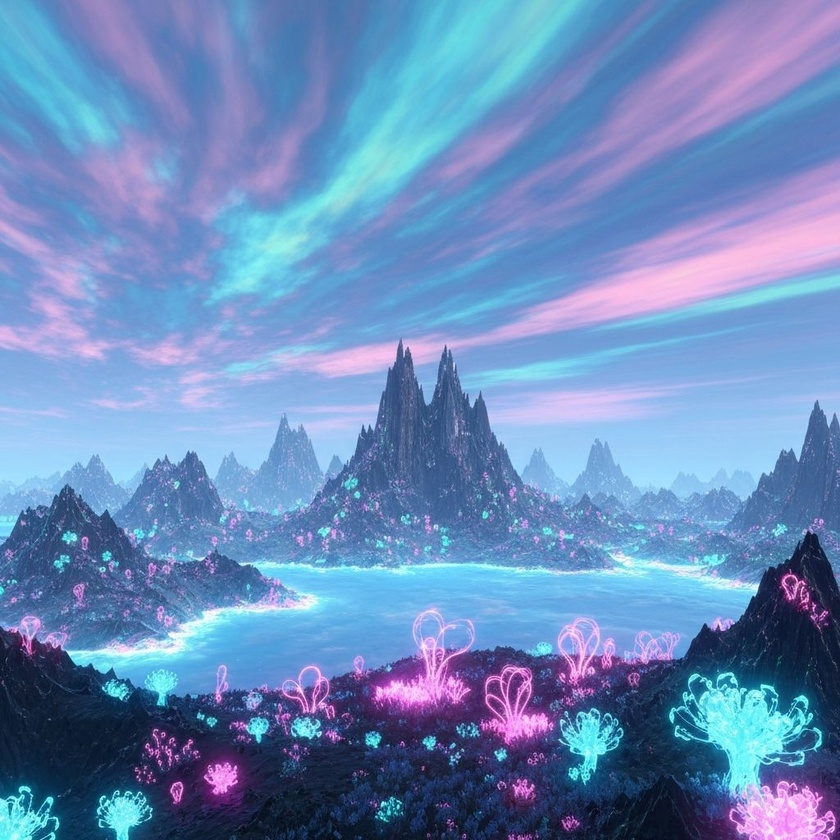
#> input picture ai-generated-landscape.jpg, 840 x 840 px, shrunk from 1024 x 1024 before the run
$ python -i frequency_analyzer.py   (imports and definitions only)   (older library calls are emulated)
#> lines starting #> are read from the running program, lines starting #| are printed output that depends on the picture
### backend/utils/forensics_utils.py
import numpy as np
from PIL import Image
import cv2


# [6 lines left out: function create_ring_mask, not called in this run]


def convert_to_frequency_domain(image):
    """Convert image to frequency domain using FFT"""
    if isinstance(image, Image.Image):
        image = np.array(image.convert('L'))
    elif len(image.shape) == 3:
        image = cv2.cvtColor(image, cv2.COLOR_RGB2GRAY)

    f_transform = np.fft.fft2(image)
    f_shift = np.fft.fftshift(f_transform)
    magnitude_spectrum = np.abs(f_shift)

    return magnitude_spectrum


def apply_dct(image):
    """Apply Discrete Cosine Transform"""
    if isinstance(image, Image.Image):
        image = np.array(image.convert('L'))
    elif len(image.shape) == 3:
        image = cv2.cvtColor(image, cv2.COLOR_RGB2GRAY)

    image_float = np.float32(image)
    dct = cv2.dct(image_float)

    return dct


# [96 lines left out: functions apply_ela, extract_image_patches, normalize_score, compute_image_statistics, detect_blur, analyze_color_histogram, not called in this run]

### backend/models/frequency_analyzer.py
import numpy as np
from PIL import Image
import cv2
from scipy import fftpack
from utils.forensics_utils import convert_to_frequency_domain, apply_dct


def analyze_frequency_domain(image):
#> called with image = '../../ai-generated-landscape.jpg'
    try:
        if isinstance(image, str):
            image = Image.open(image).convert('RGB')
#> image is the input picture: PIL image 840x840 RGB; mean R, G, B 107.4, 139.6, 187.1
        elif isinstance(image, Image.Image):
            image = image.convert('RGB')

        fft_score = compute_fft_score_rgb(image)
        dct_score = compute_dct_score(image)
        high_freq_score = detect_high_frequency_anomalies(image)

        final_score = (fft_score * 0.35) + (dct_score * 0.35) + (high_freq_score * 0.30)

        return {
            'score': float(final_score),
            'fft_score': float(fft_score),
            'dct_score': float(dct_score),
            'high_freq_score': float(high_freq_score),
            'fft_anomaly': bool(fft_score > 0.6),
            'dct_anomaly': bool(dct_score > 0.6)
        }

    except Exception as e:
        print(f"Frequency analysis error: {e}")
        return {
            'score': 0.5,
            'fft_score': 0.5,
            'dct_score': 0.5,
            'high_freq_score': 0.5,
            'fft_anomaly': False,
            'dct_anomaly': False,
            'error': str(e)
        }


def compute_fft_score_rgb(image):
    img_array = np.array(image)

    channel_scores = []
    channel_patterns = []

    for channel_idx in range(3):
        channel = img_array[:, :, channel_idx]
        magnitude_spectrum = convert_to_frequency_domain(channel)

        h, w = magnitude_spectrum.shape
        center_h, center_w = h // 2, w // 2

        ring_energies = []
        radii = [10, 30, 50, 70, 90]

        for radius in radii:
            ring_mask = create_ring_mask(h, w, center_h, center_w, radius, thickness=10)
            ring_energy = np.sum(magnitude_spectrum * ring_mask)
            ring_energies.append(ring_energy)

        if len(ring_energies) > 1:
            energy_gradient = np.diff(ring_energies)
            energy_variance = np.std(energy_gradient) / (np.mean(ring_energies) + 1e-10)
            channel_score = min(energy_variance * 3.0, 1.0)
        else:
            channel_score = 0.5

        channel_scores.append(channel_score)
        channel_patterns.append(ring_energies)
#> this loop made 3 passes
#> pass 1, in compute_fft_score_rgb, `channel = img_array[:, :, channel_idx]`:
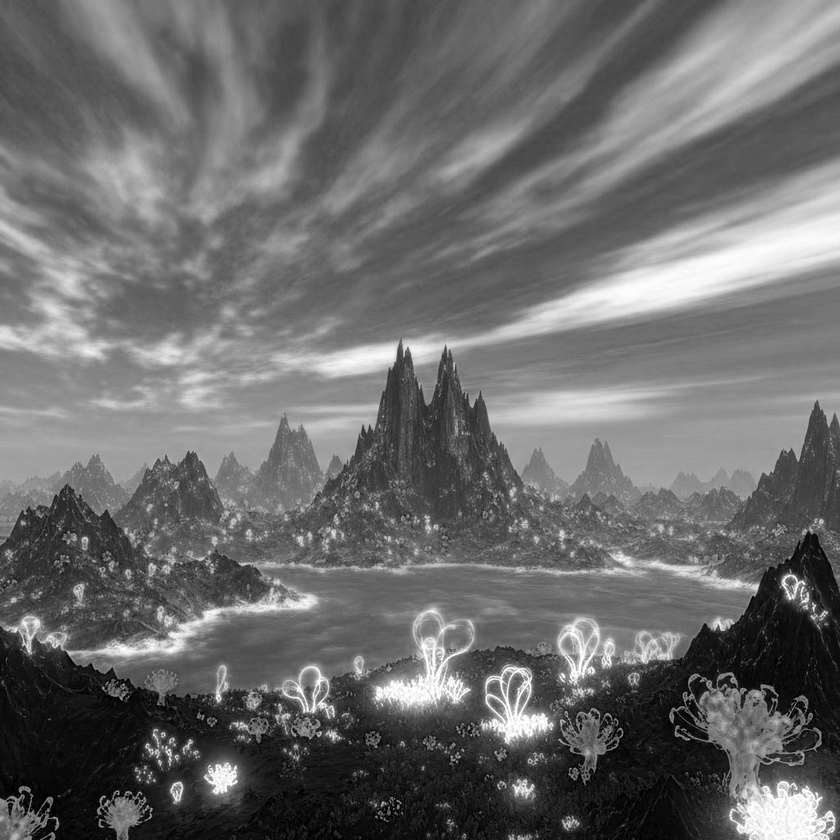
#> channel: shape (840, 840); min 0, max 255, mean 107.4
#> pass 2, in compute_fft_score_rgb, `channel = img_array[:, :, channel_idx]`:
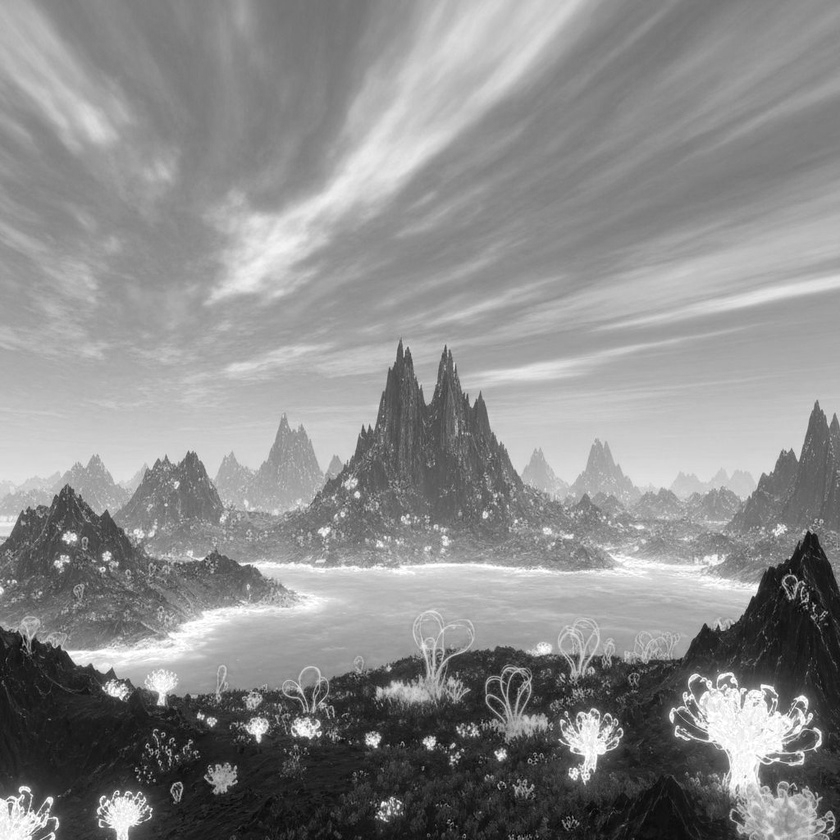
#> channel: shape (840, 840); min 0, max 255, mean 139.6
#> after the loop:
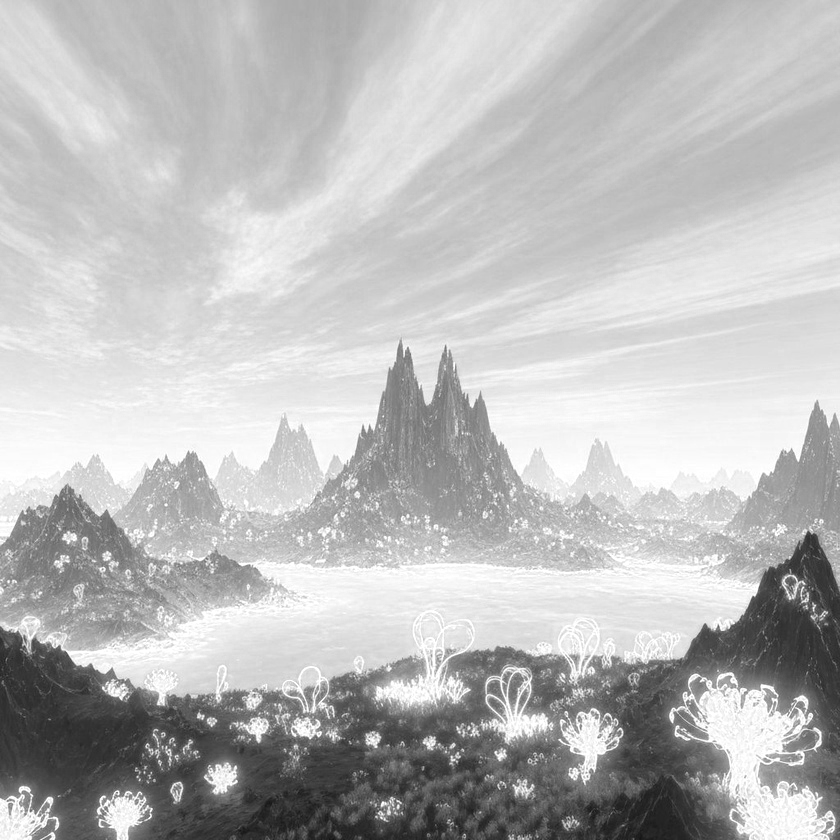
#> channel: shape (840, 840); min 19, max 255, mean 187.1
#> after the loop, channel_patterns = [[299566016.5, 210615067, 181462546.6, 168760001, 161528322.8], [279831292.4, 201290141.7, 167551401.5, 159426068.1, 156708940], [266935335.1, 182442412.7, 155786717.4, 150785624.3, 149845909.8]]; channel_scores = [0.476, 0.466, 0.552]

    channel_correlation = np.corrcoef(channel_patterns)
#> channel_correlation = [[1, 0.998, 0.995], [0.998, 1, 0.997], [0.995, 0.997, 1]]
    avg_correlation = np.mean([channel_correlation[0,1], channel_correlation[0,2], channel_correlation[1,2]])
#> avg_correlation = 0.997

    correlation_score = 1.0 - avg_correlation if avg_correlation > 0 else 0.7
#> correlation_score = 0.00323

    avg_channel_score = np.mean(channel_scores)
#> avg_channel_score = 0.498
    channel_variance = np.var(channel_scores)
#> channel_variance = 0.00148

    final_score = (avg_channel_score * 0.5) + (correlation_score * 0.3) + (channel_variance * 5.0 * 0.2)
#> final_score = 0.252

    return min(final_score, 1.0)


def create_ring_mask(h, w, center_h, center_w, radius, thickness=10):
    y, x = np.ogrid[:h, :w]
    dist = np.sqrt((x - center_w)**2 + (y - center_h)**2)
    mask = ((dist >= radius) & (dist < radius + thickness)).astype(float)
    return mask


# [22 lines left out: function compute_fft_score, not called in this run]


def compute_dct_score(image):
    img_array = np.array(image.convert('L'))
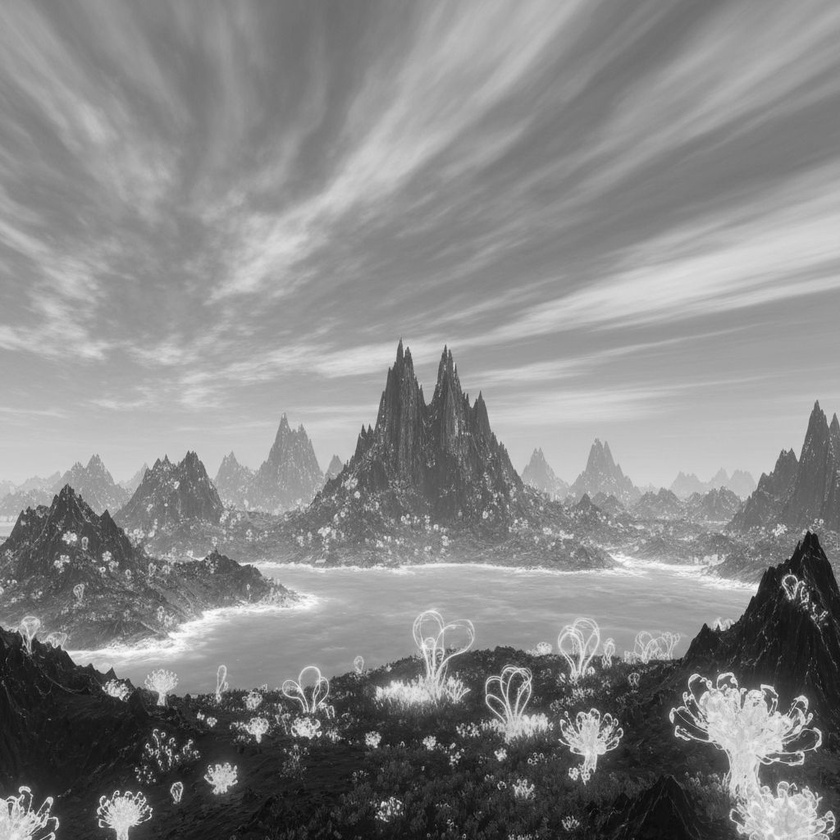
#> img_array: shape (840, 840); min 5, max 253, mean 135.4

    dct_coeffs = apply_dct(img_array)

    mean_coeff = np.mean(np.abs(dct_coeffs))
#> mean_coeff = 9.14
    std_coeff = np.std(dct_coeffs)
#> std_coeff = 144.4

    h, w = dct_coeffs.shape
#> h = 840; w = 840
    high_freq_region = dct_coeffs[h//2:, w//2:]
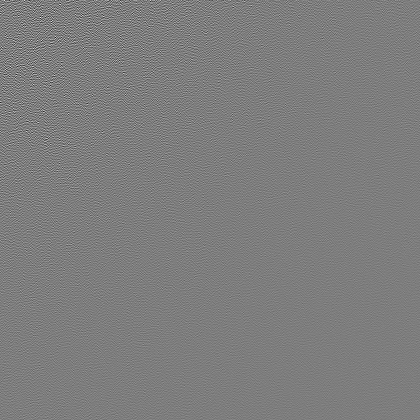
#> high_freq_region: shape (420, 420) float32; min -31.99, max 32.87, mean 0; drawn with min black and max white
    high_freq_energy = np.sum(np.abs(high_freq_region))
#> high_freq_energy = 431733.3

    total_energy = np.sum(np.abs(dct_coeffs))
#> total_energy = 6446720
    high_freq_ratio = high_freq_energy / (total_energy + 1e-10)
#> high_freq_ratio = 0.067

    score = 1.0 - min(high_freq_ratio * 5.0, 1.0)
#> score = 0.665

    return score


def detect_high_frequency_anomalies(image):
    img_array = np.array(image.convert('L'))

    kernel = np.array([[-1, -1, -1],
                       [-1,  8, -1],
                       [-1, -1, -1]])

    high_pass = cv2.filter2D(img_array, -1, kernel)
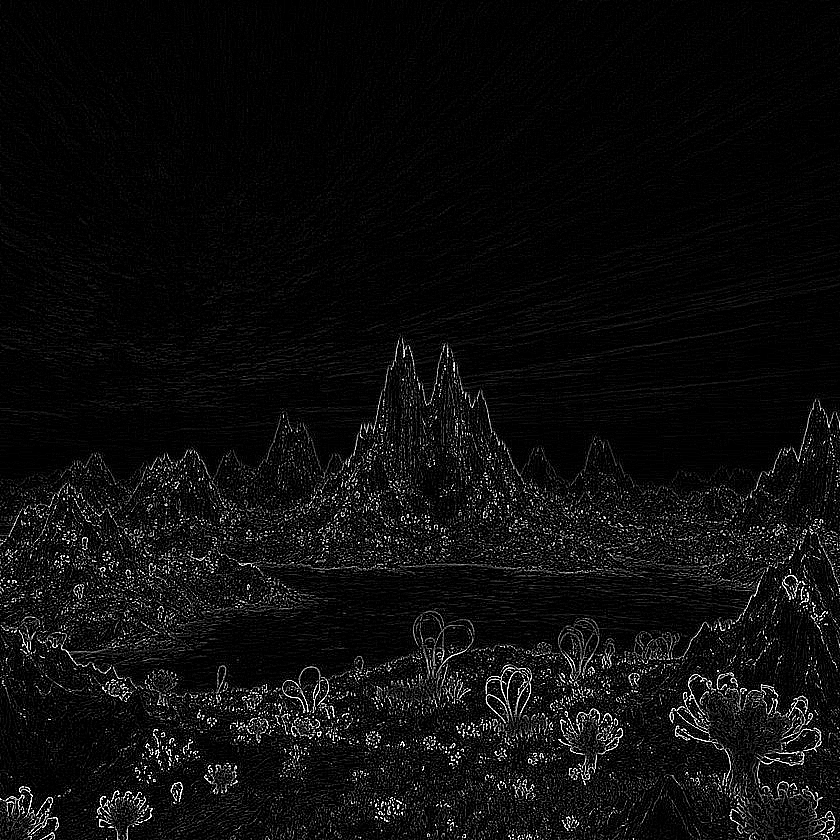
#> high_pass: shape (840, 840); min 0, max 255, mean 13.2

    high_freq_std = np.std(high_pass)
#> high_freq_std = 35.69
    high_freq_mean = np.mean(np.abs(high_pass))
#> high_freq_mean = 13.15

    noise_level = high_freq_std / (high_freq_mean + 1e-10)
#> noise_level = 2.71

    score = 1.0 - min(noise_level / 50.0, 1.0)
#> score = 0.946

    return score


# [22 lines left out: function detect_compression_artifacts, not called in this run]

>>> result = analyze_frequency_domain('../../ai-generated-landscape.jpg')
#> in analyze_frequency_domain, `final_score = (fft_score * 0.35) + (dct_score * 0.35) + (high_freq_sco..`: final_score = 0.605
#> result = {'score': 0.605, 'fft_score': 0.252, 'dct_score': 0.665, 'high_freq_score': 0.946, 'fft_anomaly': False, 'dct_anomaly': True}

$ run again, on futuristic-subject-portrait-for-ai-verification.jpg
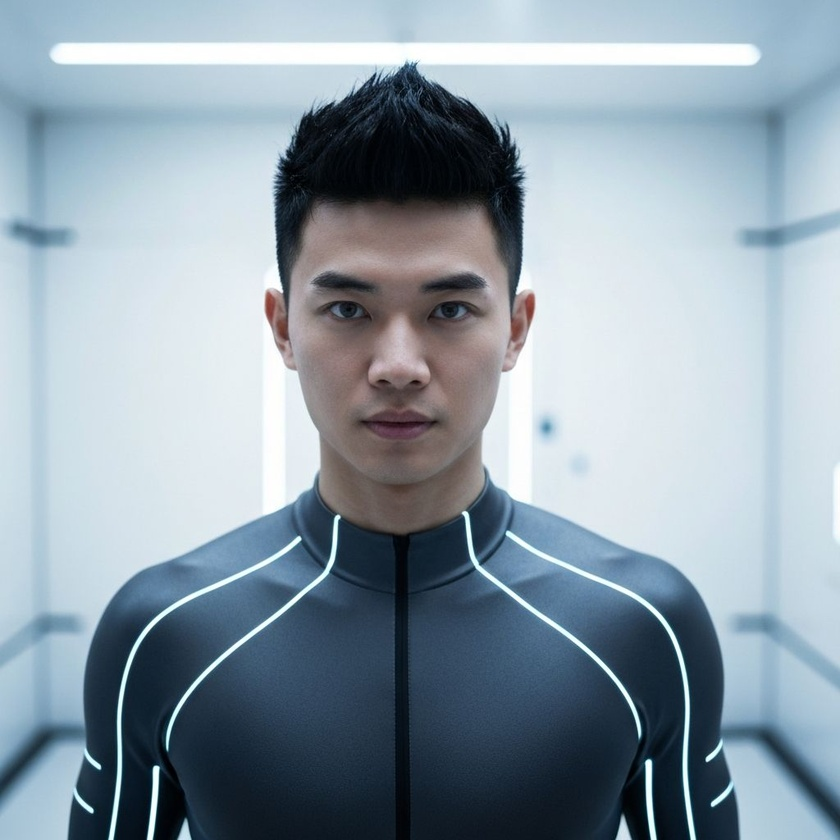
#> input picture futuristic-subject-portrait-for-ai-verification.jpg, 840 x 840 px, shrunk from 1024 x 1024 before the run
#> in analyze_frequency_domain, image is the input picture: PIL image 840x840 RGB; mean R, G, B 141.4, 156.9, 168.2
#> after the loop in compute_fft_score_rgb, `for channel_idx in range(3):`:
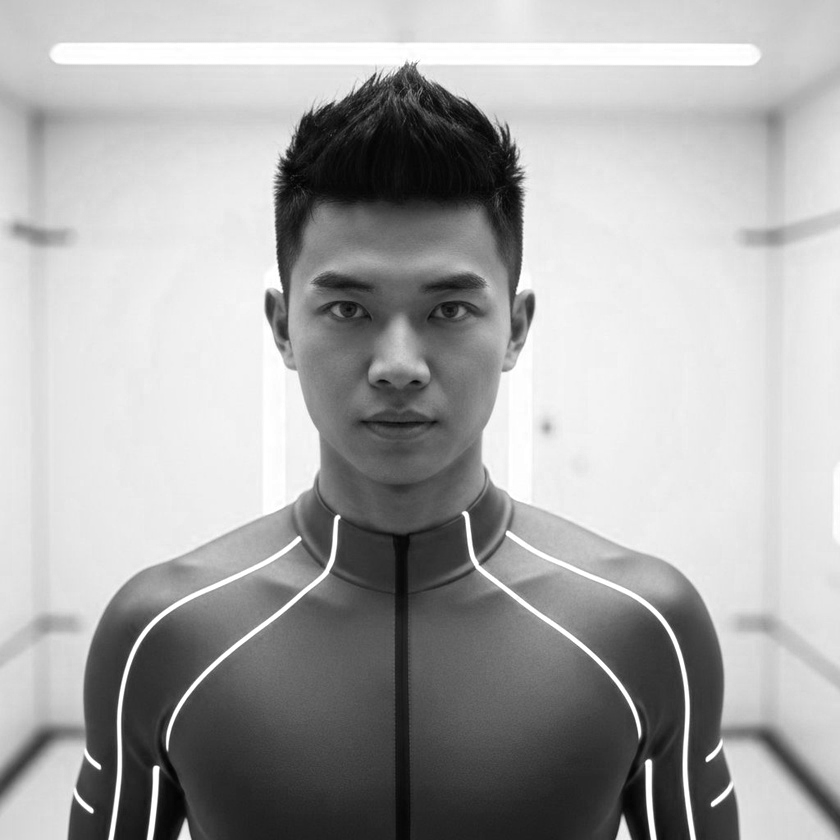
#> channel: shape (840, 840); min 1, max 255, mean 168.2
#> after the loop in compute_fft_score_rgb, `for channel_idx in range(3):`: channel_patterns = [[317534406.5, 250742159.9, 218763816, 206121028.7, 183731445.1], [322452073.2, 253174058.6, 219223875, 200286831.3, 174753741.9], [311617912.4, 236259267.7, 202186555.4, 185562351.7, 164366276.5]]; channel_scores = [0.26, 0.249, 0.316]
#> channel_correlation = [[1, 0.999, 1], [0.999, 1, 0.998], [1, 0.998, 1]]
#> avg_correlation = 0.999
#> correlation_score = 0.000988
#> avg_channel_score = 0.275
#> channel_variance = 0.00085
#> in compute_fft_score_rgb, `final_score = (avg_channel_score * 0.5) + (correlation_score * 0.3) + ..`: final_score = 0.139
#> mean_coeff = 6.99
#> std_coeff = 172
#> high_freq_energy = 200394.7
#> total_energy = 4932672
#> high_freq_ratio = 0.0406
#> in compute_dct_score, `score = 1.0 - min(high_freq_ratio * 5.0, 1.0)`: score = 0.797
#> in detect_high_frequency_anomalies, `high_pass = cv2.filter2D(img_array, -1, kernel)`:
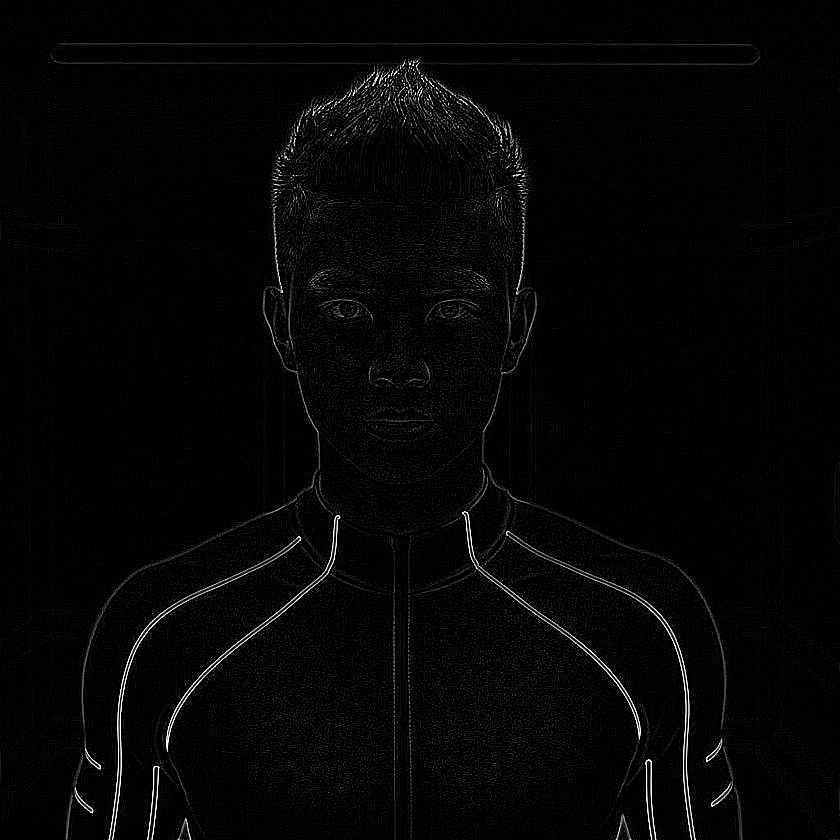
#> high_pass: shape (840, 840); min 0, max 255, mean 5.5
#> high_freq_std = 20.52
#> high_freq_mean = 5.45
#> noise_level = 3.76
#> in detect_high_frequency_anomalies, `score = 1.0 - min(noise_level / 50.0, 1.0)`: score = 0.925
#> in analyze_frequency_domain, `final_score = (fft_score * 0.35) + (dct_score * 0.35) + (high_freq_sco..`: final_score = 0.605
#> result = {'score': 0.605, 'fft_score': 0.139, 'dct_score': 0.797, 'high_freq_score': 0.925, 'fft_anomaly': False, 'dct_anomaly': True}
